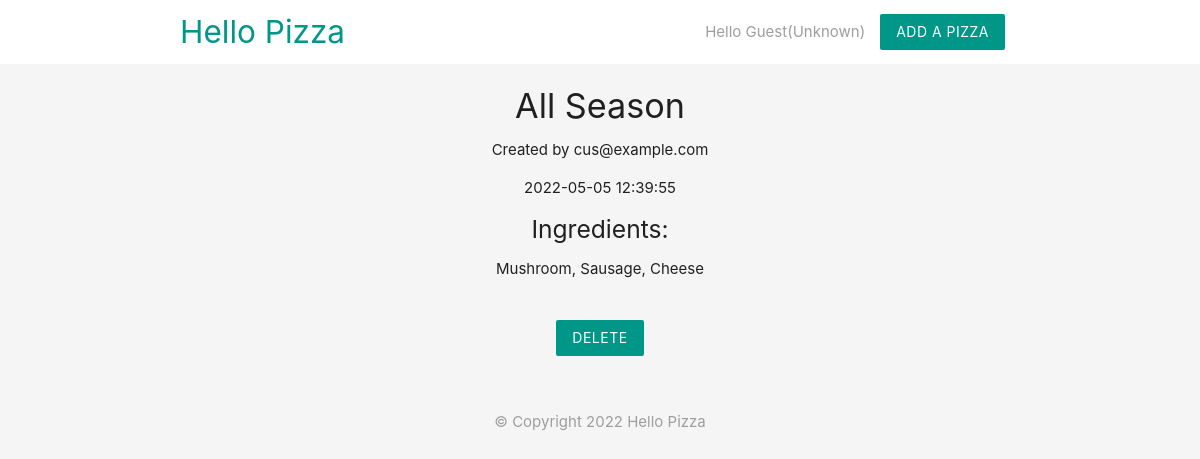
Screenshot of /details.php?id=4 with the database file from the repository.
### tables this page shows
CREATE TABLE `pizzas` (
  `id` int(11) NOT NULL,
  `title` varchar(255) NOT NULL,
  `ingredients` varchar(255) NOT NULL,
  `email` varchar(255) NOT NULL,
  `created_at` timestamp NOT NULL DEFAULT current_timestamp() ON UPDATE current_timestamp()
);

### details.php (the view, shortened to what this page needs)
<?php
    include('config/db_connect.php');
	if(isset($_GET['id'])){
		$id = mysqli_real_escape_string($conn, $_GET['id']);
		$sql = "SELECT * FROM pizzas WHERE id = $id";
		$result = mysqli_query($conn, $sql);
		$pizza = mysqli_fetch_assoc($result);
	}
?>
<!DOCTYPE html>
<html>
	<?php include('templates/header.php'); ?>
    <div class="container center">
		<?php if($pizza): ?>
			<h4><?php echo htmlspecialchars($pizza['title']); ?></h4>
			<p>Created by <?php echo htmlspecialchars($pizza['email']); ?></p>
			<p><?php echo date($pizza['created_at']); ?></p>
			<h5>Ingredients:</h5>
			<p><?php echo htmlspecialchars($pizza['ingredients']); ?></p>
			<form action="details.php" method="POST">
				<input type="submit" name="delete" value="Delete" class="btn teal z-depth-0">
			</form>
		<?php else: ?>
			<h5>No such pizza exists.</h5>
		<?php endif ?>
	</div>
    <?php include('templates/footer.php'); ?>
</html>

### templates/header.php (style rules this page uses)
form { max-width: 460px; margin: 20px auto; padding: 20px; }

### rows the page displays
pizzas: title "All Season", email "cus@example.com", created_at "2022-05-05 12:39:55", ingredients "Mushroom, Sausage, Cheese"

### other values shown
$name "Guest"
$gender "Unknown"
